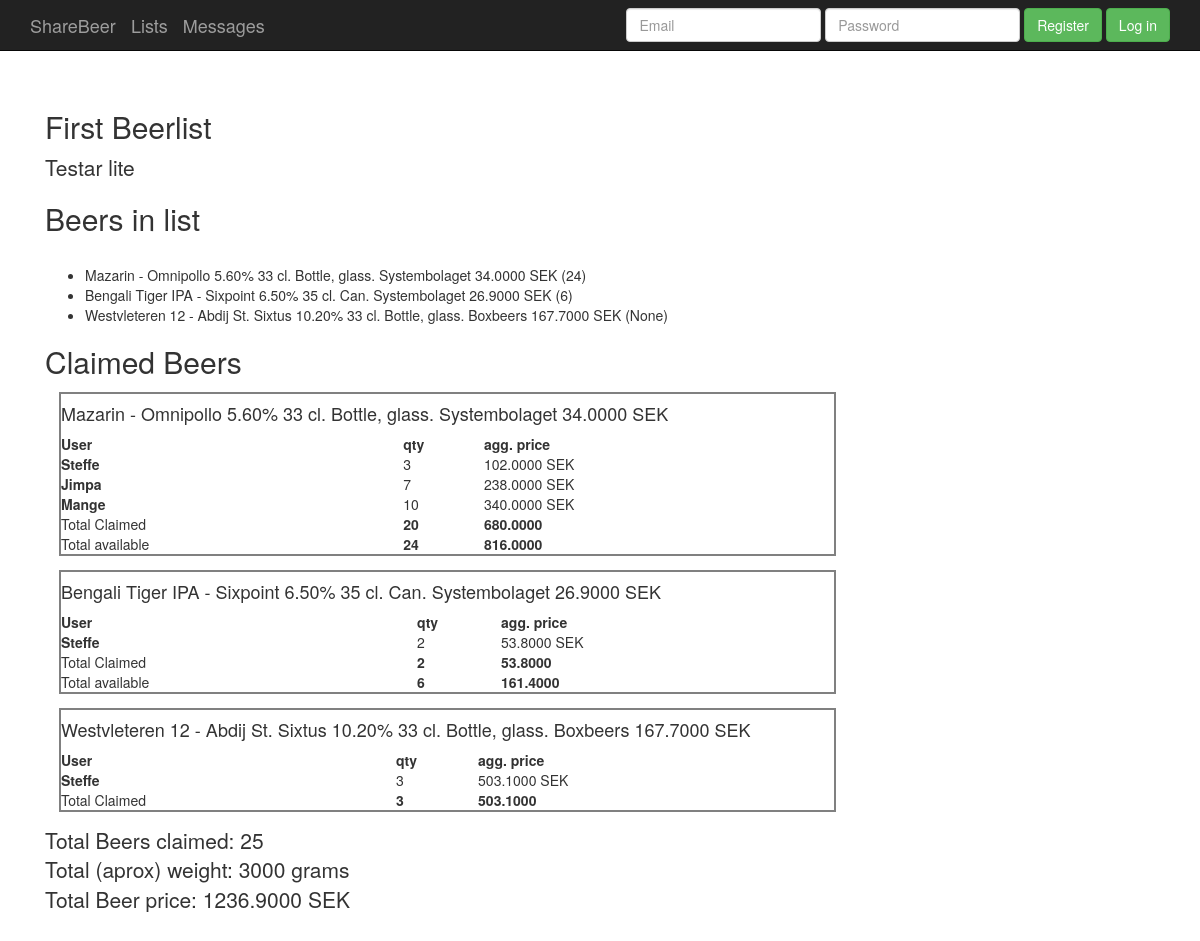
The page /listview/1 on the database its author committed.
### share/models.py (models this page shows, shortened)
class BeerList(models.Model):
    name = models.CharField(max_length=255)
    info = models.TextField(
        null=True, blank=True,
        help_text=u'Describe your intentions with the list'
    )
    type = models.IntegerField(choices=LIST_TYPES)
    is_active = models.BooleanField()
    admins = models.ManyToManyField(
        ShareUser, related_name=u'BeerListAdmin',
        help_text=u'Admins are allowed to invite new users, and add/remove beers from list'
    )
    users = models.ManyToManyField(
        ShareUser, related_name=u'beerlistuser',
        blank=True, null=True,
        help_text=u'Users are only allowed to claim beers from the list'
    )
    beers = models.ManyToManyField(ListBeer)
    def get_total_price(self):
        price = 0
        for listbeer in self.beers.all():
            price += listbeer.get_actual_price()
        return price
    def get_total_claimed(self):
        claimed = 0
        for listbeer in self.beers.all():
            claimed += listbeer.get_total_claimed()
        return claimed
    def get_total_weight(self):
        grams = 0
        for listbeer in self.beers.all():
            grams += listbeer.get_total_grams()
        return grams
    def get_total_per_site(self):
        sites = {}
        for listbeer in self.beers.all():
            try:
                sites[listbeer.beer.site].append(listbeer.get_original_price())
            except KeyError:
                sites[listbeer.beer.site] = [listbeer.get_original_price()]
        return sites
    def __unicode__(self):
        return u'{0}'.format(self.name)

class ListBeer(models.Model):
    beer = models.ForeignKey(Beer)
    qty = models.IntegerField(
        null=True, blank=True,
        help_text=u'Use this to limit the number of times a beer can be claimed.'
                  u'Not needed @ tasting-lists'
    )
    def get_full_price(self):
        if self.qty:
            return self.qty * self.beer.get_sek_price()
        else:
            return u'No quantity specified'
    def get_actual_price(self):
        price = 0
        for b in self.beerlistbeer_set.all():
            price += b.get_sek_price()
        return price
    def get_original_price(self):
        price = 0
        for b in self.beerlistbeer_set.all():
            price += b.get_original_price()
        return price
    def get_total_claimed(self):
        claimed = 0
        for beercount in self.beerlistbeer_set.all():
            claimed += beercount.qty
        return claimed
    def get_total_grams(self):
        grams = 0
        for blb in self.beerlistbeer_set.all():
            grams += blb.listbeer.beer.size.approx_weight
        return grams
    def __unicode__(self):
        return u'{0} ({1})'.format(self.beer, self.qty)

class Beer(models.Model):
    base_beer = models.ForeignKey(AbstractBaseBeer)
    year = models.IntegerField(blank=True, null=True)
    abv = models.DecimalField(decimal_places=2, max_digits=4)
    ean = models.IntegerField(blank=True, null=True)
    site = models.ForeignKey(Site)
    price = models.DecimalField(
        decimal_places=2, max_digits=5,
        help_text=u'Use price in currency used by the site.'
    )
    size = models.ForeignKey(BeerSize)
    bulk_only = models.BooleanField(
        default=False,
        help_text=u'Only sold in multipacks'
    )
    bulk_size = models.IntegerField(
        null=True, blank=True,
        help_text=u'Multipack limit'
    )
    def get_sek_price(self):
        return self.price * self.site.currency.exchange_rate
    def __unicode__(self):
        return u'{0} {1}% {2}. {3} {4} SEK'.format(
            self.base_beer, self.abv,
            self.size, self.site, self.price*self.site.currency.exchange_rate
        )

class Site(models.Model):
    name = models.CharField(max_length=255)
    url = models.URLField()
    logo = models.ImageField(blank=True, null=True, name=u'Logotype')
    currency = models.ForeignKey(Currency)
    def __unicode__(self):
        return u'{0}'.format(
            self.name,
        )

class Currency(models.Model):
    name = models.CharField(max_length=3)
    exchange_rate = models.DecimalField(
        decimal_places=2,
        max_digits=5,
        help_text=u'Exchange rate against SEK, '
                  u'ie: if 1DKK = 1.30SEK, supplied value should be 1.3'
    )
    created_at = models.DateTimeField(auto_now=True)

class AbstractBaseBeer(models.Model):
    name = models.CharField(max_length=255)
    thumb = models.ImageField(blank=True, null=True, name=u'Thumbnail')
    image = models.ImageField(blank=True, null=True, name=u'Image')
    style = models.ForeignKey(BeerStyle)
    brewery = models.ForeignKey(Brewery, related_name=u'beers')
    collabs = models.ManyToManyField(
        Brewery, related_name=u'collab_beers',
        null=True, blank=True
    )
    def __unicode__(self):
        return u'{0} - {1}'.format(self.name, self.brewery.name)

class Brewery(models.Model):
    name = models.CharField(max_length=255)
    logo_thumb = models.ImageField(blank=True, null=True, name=u'Logotype, thumbnail')
    logo_big = models.ImageField(blank=True, null=True, name=u'Logotype, Large')

class BeerSize(models.Model):
    volume = models.IntegerField(
        help_text=u'Volume in centiliters'
    )
    container = models.IntegerField(
        choices=BEERSIZES
    )
    approx_weight = models.IntegerField(
        null=True, blank=True,
        help_text=u'weight in grams'
    )
    def __unicode__(self):
        return u'{0} cl. {1}'.format(self.volume, BEERSIZES[self.container][1])

class BeerListBeer(models.Model):
    listbeer = models.ForeignKey(ListBeer)
    qty = models.IntegerField(
        default=1,
        help_text=u'Number of this beer claimed by user.'
                  u'Can not be greater than ListBeer qty.'
                  u'Only needed at collab-lists'
        )
    user = models.ForeignKey(
        ShareUser,
        null=True, blank=True,
        help_text=u'Only needed at collab-lists'
    )
    def get_nice_format(self):
        return(
            self.user.user.username,
            self.qty,
            self.get_sek_cost_string()
        )
    def get_sek_price(self):
        beer = self.listbeer.beer
        convert = beer.price * beer.site.currency.exchange_rate
        price = convert * self.qty
        return price
    def get_original_price(self):
        beer = self.listbeer.beer
        price = beer.price * self.qty
        return price
    def get_sek_cost_string(self):
        return u'{0} SEK'.format(self.get_sek_price())

### share/views.py (the view)
# urls.py: url(r'^listview/(?P<list_id>\d+)$', beerlistview),
def beerlistview(request, list_id):
    list = BeerList.objects.get(pk=list_id)
    total_claimed = list.get_total_claimed()
    total_price = list.get_total_price()
    total_weight = list.get_total_weight()
    rules = list.get_total_per_site()
    print rules
    if list.get_type_display() == 'Collab':
        claimed = BeerListBeer.objects.filter(listbeer__beerlist=list)
        claimed_beers = {}
        for beer in claimed:
            try:
                claimed_beers[beer.listbeer].append(
                    beer.get_nice_format()
                )
            except KeyError:
                claimed_beers[beer.listbeer] = [
                    beer.get_nice_format()
                ]
        return render_to_response('beerlist_collab.html', locals())

### templates/beerlist_collab.html
{% extends 'base.html' %}
{%  block content %}
<div class="content-mid">
    <h2>{{ list }}</h2>
    <p class="lead">
        {{ list.info }}
    </p>
    <p>
        <h2>Beers in list</h2>
        <br>
        {%  if list.beers %}
        <ul>
            {%  for beer in list.beers.all %}
                <li>{{ beer }}</li>
            {%  endfor %}
        </ul>
        {%  endif %}
    </p>
    <p>
        <h2>Claimed Beers</h2>
    {%  for listbeer,claims in claimed_beers.items %}
        <table style="border: 2px solid gray; width: 70%; margin: 1em; padding-left: 2em">
            <tr style="padding: 1em">
                <th colspan="3">
                    <h4>{{ listbeer.beer }}</h4>
                </th>
            </tr>
            <tr>
            <th>User</th>
            <th>qty</th>
            <th>agg. price</th>
            </tr>
            {%  for claim in claims %}
                <tr>
                    <th>
                        {{ claim.0 }}
                    </th>
                    <td>
                        {{ claim.1 }}
                    </td>
                    <td>
                        {{ claim.2 }}
                    </td>
                </tr>
                {%  endfor %}
            <tr>
                <td>
                   Total Claimed
                </td>
                <th>
                    {{ listbeer.get_total_claimed }}
                </th>
                <th>
                    {{ listbeer.get_actual_price }}
                </th>
            </tr>
        {%  if listbeer.qty %}
            <tr>
                <td>
                   Total available
                </td>
                <th>
                    {{ listbeer.qty }}
                </th>
                <th>
                    {{ listbeer.get_full_price }}
                </th>
            </tr>
        {%  endif %}
        </table>
    {%  endfor %}
    </p>
    <p class="lead">
        Total Beers claimed: {{ total_claimed }}<br>
        Total (aprox) weight: {{ total_weight }} grams<br>
        Total Beer price: {{ total_price }} SEK
    </p>
</div>
{%  endblock content %}

### templates/base.html (shortened to what this page needs)
<!DOCTYPE html>
<html lang="en">
{%  block head %}
  <head>
    <link rel="stylesheet" href="https://maxcdn.bootstrapcdn.com/bootstrap/3.3.7/css/bootstrap.min.css">
  </head>
{%  endblock head %}
{%  block body %}
  <body>
     <nav class="navbar navbar-inverse navbar-fixed-top">
      <div class="container">
      {%  block nav %}
        <div class="navbar-header">
          <a class="navbar-brand" href="/">ShareBeer</a>
        </div>
        <div id="navbar" class="collapse navbar-collapse">
          <ul class="nav navbar-nav">
            <li><a href="/lists/" class="navbar-brand">Lists</a></li>
            <li><a href="/messages/" class="navbar-brand">Messages</a></li>
          </ul>
        {%  block login %}
            {%  if request.user.is_authenticated %}
                <a class="navbar-brand navbar-right" href="/logout/">Logout</a>
                <a class="navbar-brand navbar-right" href="/profile/">{{ request.user }}</a>
            {%  else %}
          <form class="navbar-form navbar-right" method="post" action="/account/">
            <div class="form-group">
              <input type="text" placeholder="Email" class="form-control">
            </div>
            <div class="form-group">
              <input type="password" placeholder="Password" class="form-control">
            </div>
            <button type="submit" class="btn btn-success" id="reg">Register</button>
            <button type="submit" class="btn btn-success" id="login">Log in</button>
          </form>
            {%  endif %}
        {%  endblock login %}
        </div>
            {%  endblock nav %}
      </div>
    </nav>
    <div class="container">
    {%  block content %}
    {%  endblock content %}
    </div>
  </body>
{%  endblock body %}
</html>

### templates/base.html (style rules this page uses)
body { padding-top: 50px; }
.content-mid { padding: 40px 15px; }

### rows shown on the page
BeerList: name "First Beerlist", info "Testar lite"
ListBeer: beer+qty "Mazarin - Omnipollo 5.60% 33 cl. Bottle, glass. Systembolaget 34.0000 SEK (24)", beer "Mazarin - Omnipollo 5.60% 33 cl. Bottle, glass. Systembolaget 34.0000 SEK", claim "3" "7" "10", claim "102.0000 SEK" "238.0000 SEK" "340.0000 SEK", get_total_claimed "20", get_actual_price "680.0000", qty "24", get_full_price "816.0000"
ListBeer: beer+qty "Bengali Tiger IPA - Sixpoint 6.50% 35 cl. Can. Systembolaget 26.9000 SEK (6)", beer "Bengali Tiger IPA - Sixpoint 6.50% 35 cl. Can. Systembolaget 26.9000 SEK", claim "2", claim "53.8000 SEK", get_total_claimed "2", get_actual_price "53.8000", qty "6", get_full_price "161.4000"
ListBeer: beer+qty "Westvleteren 12 - Abdij St. Sixtus 10.20% 33 cl. Bottle, glass. Boxbeers 167.7000 SEK (None)", beer "Westvleteren 12 - Abdij St. Sixtus 10.20% 33 cl. Bottle, glass. Boxbeers 167.7000 SEK", claim "3", claim "503.1000 SEK", get_total_claimed "3", get_actual_price "503.1000"

### other values the page prints
{{ claim.0 }} "Steffe" "Jimpa" "Mange" "Steffe" "Steffe"
{{ total_claimed }} "25"
{{ total_weight }} "3000"
{{ total_price }} "1236.9000"
